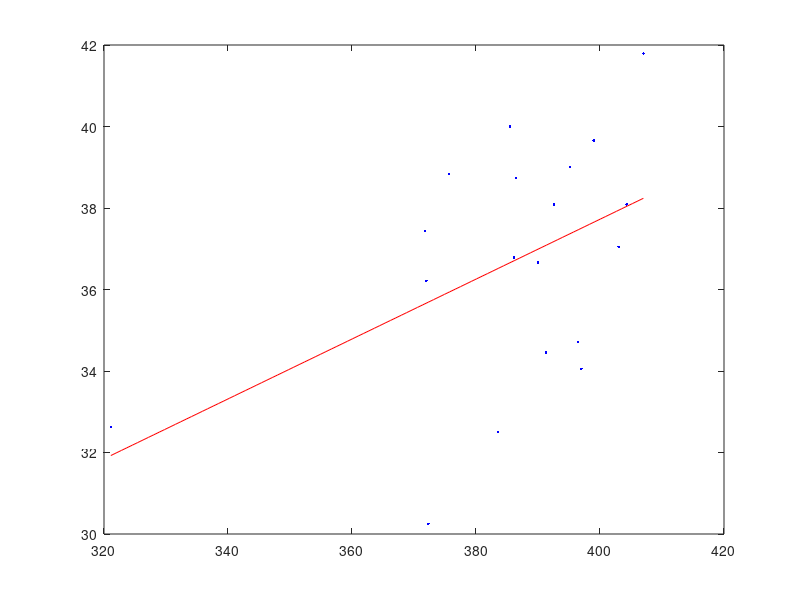

Source code (MATLAB):
clc
clear all
close all

xm = [390 403 396.5 383.5 321.1 391.3 386.1 371.8 404.3 392.6 386.49 395.2 385.5 372 397 407 372.33 375.6 399];
ym = [36.66 37.05 34.71 32.5 32.63 34.45 36.79 37.44 38.09 38.09 38.74 39 40 36.21 34.05 41.79 30.25 38.83 39.66];
n = length(xm);

%xm(:) displays xm as a column vector
%ym(:) displays ym as a column vector

X = [ones(n,1) xm(:)]
a = (X.'*X)\(X.'*ym(:))   %inv((X.'*X))*(X.'*ym(:))       

b = a(1)
m = a(2)

xa = min(xm);
xb = max(xm);
x = linspace(xa,xb,100);
f = b + m*x;

xlim([320 400])
ylim([30 42])
plot(xm,ym,'.b')
hold on;
plot(x,f,'-r')
hold off;